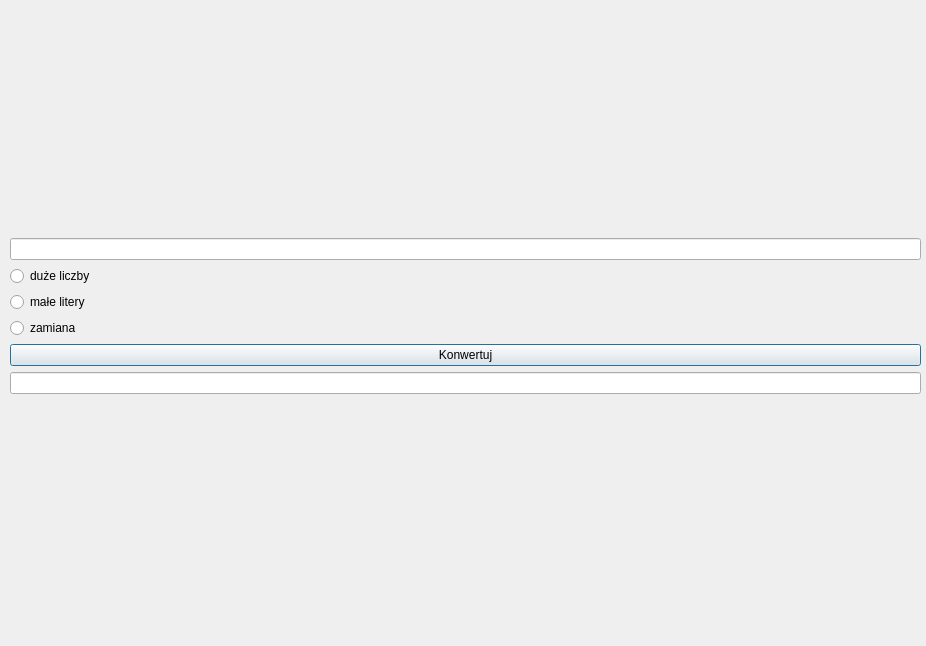
<?xml version="1.0" encoding="UTF-8"?>
<ui version="4.0">
 <class>Dialog</class>
 <widget class="QDialog" name="Dialog">
  <property name="geometry">
   <rect>
    <x>0</x>
    <y>0</y>
    <width>926</width>
    <height>646</height>
   </rect>
  </property>
  <property name="windowTitle">
   <string>Dialog</string>
  </property>
  <widget class="QWidget" name="verticalLayoutWidget">
   <property name="geometry">
    <rect>
     <x>10</x>
     <y>0</y>
     <width>911</width>
     <height>631</height>
    </rect>
   </property>
   <layout class="QVBoxLayout" name="verticalLayout">
    <item>
     <spacer name="verticalSpacer">
      <property name="orientation">
       <enum>Qt::Vertical</enum>
      </property>
      <property name="sizeHint" stdset="0">
       <size>
        <width>20</width>
        <height>40</height>
       </size>
      </property>
     </spacer>
    </item>
    <item>
     <widget class="QLineEdit" name="inputLine"/>
    </item>
    <item>
     <widget class="QRadioButton" name="bigButton">
      <property name="text">
       <string>duże liczby</string>
      </property>
     </widget>
    </item>
    <item>
     <widget class="QRadioButton" name="smallButton">
      <property name="text">
       <string>małe litery</string>
      </property>
     </widget>
    </item>
    <item>
     <widget class="QRadioButton" name="convertButton">
      <property name="text">
       <string>zamiana</string>
      </property>
     </widget>
    </item>
    <item>
     <widget class="QPushButton" name="clickButton">
      <property name="text">
       <string>Konwertuj</string>
      </property>
     </widget>
    </item>
    <item>
     <widget class="QLineEdit" name="resultLine"/>
    </item>
    <item>
     <spacer name="verticalSpacer_2">
      <property name="orientation">
       <enum>Qt::Vertical</enum>
      </property>
      <property name="sizeHint" stdset="0">
       <size>
        <width>20</width>
        <height>40</height>
       </size>
      </property>
     </spacer>
    </item>
   </layout>
  </widget>
 </widget>
 <resources/>
 <connections/>
</ui>
